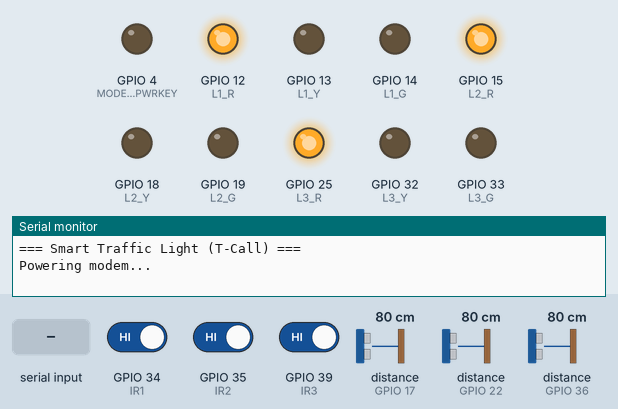
This sketch was run on a simulated ESP32. Parts: output pins drawn as LEDs (lit = HIGH), the last lines printed to the serial monitor. Wiring (inferred from the names in the program): 3 × ultrasonic range finder: trigger GPIO 2, echo GPIO 36 / trigger GPIO 16, echo GPIO 17 / trigger GPIO 21, echo GPIO 22. The test bench sets the inputs (shaded band); at power-on: GPIO 34 (IR1) HIGH, GPIO 35 (IR2) HIGH, GPIO 39 (IR3) HIGH, distance to the obstacle (sensors on GPIO 17, GPIO 22, GPIO 36) 80 cm. The echo pulse lasts 58.3 µs per cm; the modem accepts every AT command (registered, SIM ready, sends succeed) and sends nothing else; web services answer with replies made up by the test bench; pins used as bus, display or sensor lines are not drawn.

Above: at 1.5 s.
At 49.2 s:
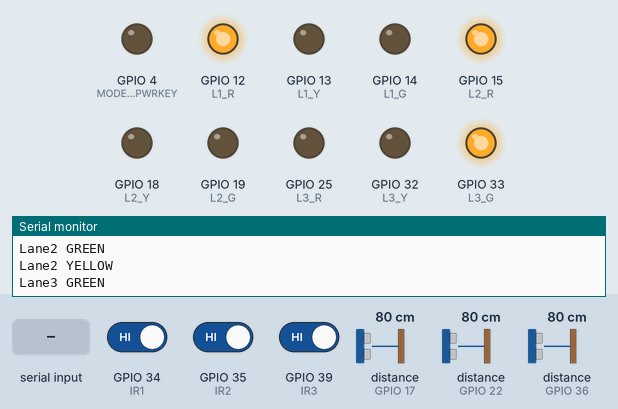
49.3 s: "+CMGL:\n" received over the second serial link
At 63.6 s:
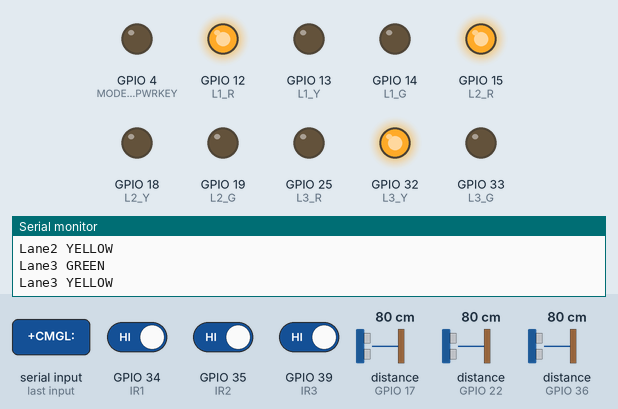
Timing chart, 0 to 68.5 s (numbered marks = the images above; inputs shaded):
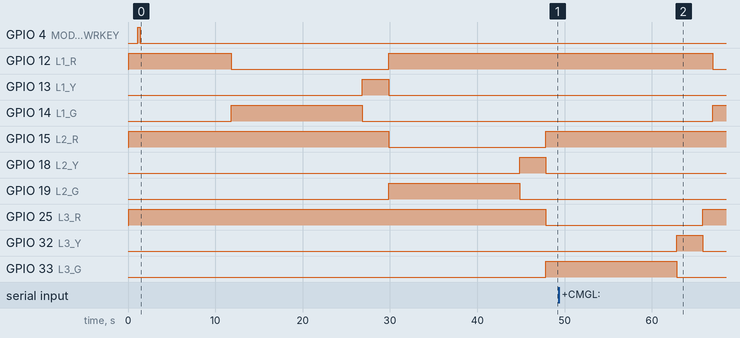

The sketch:

finalupdated_trafficklightcode.ino
```cpp
// ===== Smart Traffic Light + ThingSpeak + SMS Control =====
// Board: LilyGO T-Call (ESP32 + SIM800L)
// ----------------------------------------------------------
// Lane1 = Ambulance (Emergency)
// Lane2 = VIP Convoy
// Lane3 = Normal Lane
// ----------------------------------------------------------

#define TINY_GSM_MODEM_SIM800
#include <TinyGsmClient.h>
#include <HardwareSerial.h>

// ---------- CONFIG ----------
const char THINGSPEAK_API_KEY[] = "EYIIG1H5GYMVJLX6";  // Replace with your key
const char THINGSPEAK_HOST[] = "api.thingspeak.com";

const char APN[] = "internet.ng.airtel.com"; // Your APN
const char APN_USER[] = "";
const char APN_PASS[] = "";

const char ADMIN_NUMBER[] = "+2349010130398"; // Optional for reply SMS

// ---------- MODEM (T-Call) PINS ----------
#define MODEM_TX_PIN 27  // ESP32 TX -> SIM800L RX
#define MODEM_RX_PIN 26  // ESP32 RX <- SIM800L TX
#define MODEM_PWRKEY 4
#define MODEM_POWER_ON 23
#define MODEM_RST 5

HardwareSerial SerialAT(1);
TinyGsm modem(SerialAT);
TinyGsmClient client(modem);

// ---------- TIMING ----------
const unsigned long TS_INTERVAL_MS = 20000UL;
unsigned long lastTsUpload = 0;

// ---------- LED PINS ----------
const int L1_R = 12, L1_Y = 13, L1_G = 14;  // Lane 1 (Ambulance)
const int L2_R = 15, L2_Y = 18, L2_G = 19;  // Lane 2 (VIP)
const int L3_R = 25, L3_Y = 32, L3_G = 33;  // Lane 3 (Normal)

// ---------- ULTRASONIC ----------
const int TRIG1 = 16, ECHO1 = 17;
const int TRIG2 = 21, ECHO2 = 22;
const int TRIG3 = 2,  ECHO3 = 36;

// ---------- IR SENSORS ----------
const int IR1 = 34;
const int IR2 = 35;
const int IR3 = 39;

// ---------- TIMINGS ----------
const unsigned long GREEN_BASE_MS = 15000UL;
const unsigned long YELLOW_MS = 3000UL;
const unsigned long EMERGENCY_GREEN_MS = 10000UL;

// ---------- STATES ----------
enum Mode { MODE_NORMAL=0, MODE_EMERGENCY, MODE_VIP };
volatile Mode currentMode = MODE_NORMAL;
volatile int modeLane = 0;

// ---------- HELPERS ----------
void powerOnModem() {
  pinMode(MODEM_POWER_ON, OUTPUT);
  digitalWrite(MODEM_POWER_ON, HIGH);
  delay(1000);

  pinMode(MODEM_PWRKEY, OUTPUT);
  digitalWrite(MODEM_PWRKEY, HIGH);
  delay(300);
  digitalWrite(MODEM_PWRKEY, LOW);
  delay(5000); // Allow SIM800L to boot
}

long readUltrasonic(int trig, int echo) {
  digitalWrite(trig, LOW);
  delayMicroseconds(2);
  digitalWrite(trig, HIGH);
  delayMicroseconds(10);
  digitalWrite(trig, LOW);
  long duration = pulseIn(echo, HIGH, 30000);
  if (duration <= 0) return 999;
  return (long)(duration * 0.034 / 2.0);
}

void setLaneLights(int lane, bool red, bool yellow, bool green) {
  if (lane==1) { digitalWrite(L1_R, red); digitalWrite(L1_Y, yellow); digitalWrite(L1_G, green); }
  if (lane==2) { digitalWrite(L2_R, red); digitalWrite(L2_Y, yellow); digitalWrite(L2_G, green); }
  if (lane==3) { digitalWrite(L3_R, red); digitalWrite(L3_Y, yellow); digitalWrite(L3_G, green); }
}

void allRed() {
  setLaneLights(1, true,false,false);
  setLaneLights(2, true,false,false);
  setLaneLights(3, true,false,false);
}

// ---------- THINGSPEAK UPLOAD ----------
bool updateThingSpeak6(long d1,long d2,long d3,int ir1,int ir2,int ir3){
  if (!modem.isNetworkConnected()) modem.waitForNetwork();
  if (!client.connect(THINGSPEAK_HOST, 80)) {
    Serial.println("ThingSpeak connect failed");
    return false;
  }

  String path = String("/update?api_key=") + THINGSPEAK_API_KEY +
    "&field1=" + String(d1) + "&field2=" + String(d2) + "&field3=" + String(d3) +
    "&field4=" + String(ir1) + "&field5=" + String(ir2) + "&field6=" + String(ir3);

  client.print(String("GET ") + path + " HTTP/1.1\r\n" +
               "Host: " + THINGSPEAK_HOST + "\r\n" +
               "Connection: close\r\n\r\n");

  unsigned long t0 = millis();
  while (client.connected() && millis() - t0 < 4000) {
    while (client.available()) client.read();
  }
  client.stop();
  return true;
}

// ---------- SMS CHECK ----------
void checkIncomingSMS() {
  SerialAT.println("AT+CMGF=1");
  delay(120);
  SerialAT.println("AT+CMGL=\"REC UNREAD\"");
  delay(300);

  while (SerialAT.available()) {
    String line = SerialAT.readStringUntil('\n');
    line.trim();
    if (line.startsWith("+CMGL:")) {
      String body = SerialAT.readStringUntil('\n');
      body.trim();
      String up = body; up.toUpperCase();
      Serial.println("SMS Body: " + up);

      if (up.indexOf("EMERGENCY") >= 0 || up.indexOf("AMB") >= 0) {
        currentMode = MODE_EMERGENCY; modeLane = 1;
        Serial.println("Mode -> EMERGENCY (Lane 1)");
      } else if (up.indexOf("VIP") >= 0 || up.indexOf("CONVOY") >= 0) {
        currentMode = MODE_VIP; modeLane = 2;
        Serial.println("Mode -> VIP (Lane 2)");
      } else if (up.indexOf("NORMAL") >= 0 || up.indexOf("RESUME") >= 0) {
        currentMode = MODE_NORMAL; modeLane = 0;
        Serial.println("Mode -> NORMAL");
      } else {
        Serial.println("SMS: unrecognized command");
      }
      SerialAT.println("AT+CMGD=1,3");
      delay(200);
    }
  }
}

// ---------- SETUP ----------
void setup() {
  Serial.begin(115200);
  delay(100);
  Serial.println("\n=== Smart Traffic Light (T-Call) ===");

  int lights[] = {L1_R,L1_Y,L1_G, L2_R,L2_Y,L2_G, L3_R,L3_Y,L3_G};
  for (int i=0;i<9;i++) pinMode(lights[i], OUTPUT);
  allRed();

  pinMode(TRIG1, OUTPUT); pinMode(ECHO1, INPUT);
  pinMode(TRIG2, OUTPUT); pinMode(ECHO2, INPUT);
  pinMode(TRIG3, OUTPUT); pinMode(ECHO3, INPUT);
  pinMode(IR1, INPUT); pinMode(IR2, INPUT); pinMode(IR3, INPUT);

  Serial.println("Powering modem...");
  powerOnModem();
  SerialAT.begin(9600, SERIAL_8N1, MODEM_RX_PIN, MODEM_TX_PIN);
  delay(5000); // Allow modem boot time

  Serial.println("Initializing modem...");
  if (!modem.restart()) {
    Serial.println("⚠️  Modem restart failed - check SIM/power");
  } else {
    Serial.print("Modem Info: "); Serial.println(modem.getModemInfo());
  }

  Serial.println("Waiting for network...");
  if (modem.waitForNetwork(60000L)) Serial.println("✅ Network connected");
  else Serial.println("❌ Network NOT found - SMS/data may fail");

  if (modem.gprsConnect(APN, APN_USER, APN_PASS))
    Serial.println("✅ GPRS connected");
  else
    Serial.println("❌ GPRS connect failed (but SMS still works)");
}

// ---------- MAIN LOOP ----------
void loop() {
  long d1 = readUltrasonic(TRIG1, ECHO1);
  long d2 = readUltrasonic(TRIG2, ECHO2);
  long d3 = readUltrasonic(TRIG3, ECHO3);
  int ir1 = digitalRead(IR1);
  int ir2 = digitalRead(IR2);
  int ir3 = digitalRead(IR3);

  Serial.printf("Distances: L1=%ldcm L2=%ldcm L3=%ldcm  |  IR: %d %d %d\n", d1,d2,d3, ir1,ir2,ir3);

  if (millis() - lastTsUpload >= TS_INTERVAL_MS) {
    Serial.println("Uploading to ThingSpeak...");
    bool ok = updateThingSpeak6(d1,d2,d3, ir1,ir2,ir3);
    if (ok) Serial.println("✅ ThingSpeak upload OK");
    else Serial.println("❌ ThingSpeak upload failed");
    lastTsUpload = millis();
  }

  checkIncomingSMS();

  if (currentMode == MODE_EMERGENCY) {
    Serial.println("🚑 EMERGENCY: Lane 1 GREEN");
    allRed();
    setLaneLights(1, false,false,true);
    delay(EMERGENCY_GREEN_MS);
  } else if (currentMode == MODE_VIP) {
    Serial.println("🚓 VIP: Lane 2 GREEN");
    allRed();
    setLaneLights(2, false,false,true);
    delay(EMERGENCY_GREEN_MS);
  } else {
    Serial.println("Lane1 GREEN");
    allRed(); setLaneLights(1,false,false,true); delay(GREEN_BASE_MS);
    Serial.println("Lane1 YELLOW");
    setLaneLights(1,false,true,false); delay(YELLOW_MS);
    setLaneLights(1,true,false,false);

    Serial.println("Lane2 GREEN");
    setLaneLights(2,false,false,true); delay(GREEN_BASE_MS);
    Serial.println("Lane2 YELLOW");
    setLaneLights(2,false,true,false); delay(YELLOW_MS);
    setLaneLights(2,true,false,false);

    Serial.println("Lane3 GREEN");
    setLaneLights(3,false,false,true); delay(GREEN_BASE_MS);
    Serial.println("Lane3 YELLOW");
    setLaneLights(3,false,true,false); delay(YELLOW_MS);
    setLaneLights(3,true,false,false);
  }

  delay(200);
}
```
